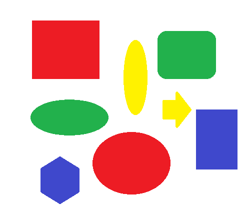
%> input picture Matlab/Objects.bmp, 244 x 215 px
$ octave lab2.m   (GNU Octave 9; MATLAB toolbox functions it lacks are replaced by stand-ins)
%> lines starting %> are read from the running program, lines starting %| are printed output that depends on the picture
### Matlab/toGrayscale.m
function [output] = toGrayscale(image)

im_size=size(image);

% output=zeros(im_size(1),im_size(2),'uint8');

% image=double(image);

output=image(:,:,1)*0.3+image(:,:,2)*0.59+image(:,:,3)*0.11;

end

### Matlab/kmeans_Q.m
function [Q] = kmeans_Q(Cluster,Centers,grayscale)
[row,col]=size(grayscale);
img=reshape(grayscale,row*col,1);
numerator=0;
for i=1:length(Centers)
    numerator=numerator+1/histc(Cluster,i)*sum((grayscale(Cluster==i)-Centers(i)).^2);
end
numerator=double(numerator)/double(length(Centers));
denominator=0;
for i=1:length(Centers)-1
    for j=i+1:length(Centers)
        denominator=denominator+(Centers(j)-Centers(i)).^2;
    end
end
den=length(Centers)*(length(Centers)-1);
denominator=double(denominator)*2/double(den);
Q=numerator/denominator;
end

### Matlab/lab2.m
clc
clear all
close all

% [12 lines of commented-out code are left out]

image = imread("Objects.bmp");
%> image is the input picture: size 215x244x3 uint8; mean R, G, B 217.2, 199.8, 192
grayscale=toGrayscale(image);
%> in toGrayscale, `output=image(:,:,1)*0.3+image(:,:,2)*0.59+image(:,:,3)*0.11;`:
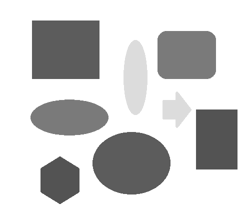
%> output: size 215x244 uint8; min 68, max 255, mean 204.1
% figure,imshow(grayscale);
[row,col]=size(grayscale);
%> row = 215; col = 244

% Part 3
minQ=10000000;
k=0;
ks=[0 0 0 0 0 0 0 0 0];
for i=2:10
    [Cluster,Centers] = kmeans(reshape(double(grayscale),row*col,1),i);
    Q=kmeans_Q(Cluster,Centers,grayscale);
    ks(i)=Q;
    if Q<minQ
        minQ=Q;
        k=i;
    end
end
%> this loop made 9 passes
%> (Centers, Q, minQ) on passes 1, 2, 6, 7: ([252.5; 100.7], 0.00184, 0.00184), ([88.93; 252.7; 127.4], 0.000887, 0.000887), ([254.8; 92.22; 122.3; 75.18; 219.9; 175; 83.03], 0.000795, 0.000795), ([255; 92.22; 122.3; 219.9; 82.59; 170.9; 190.7; 243.7], 0.000515, 0.000515)
%> (Q, minQ) on pass 8: (0.000462, 0.000462)
%> after the loop, k = 9; ks = [0 0.00184 0.000887 0.00172 0.00132 0.00113 0.000795 0.000515 0.000462 0.000597]
plot(ks);
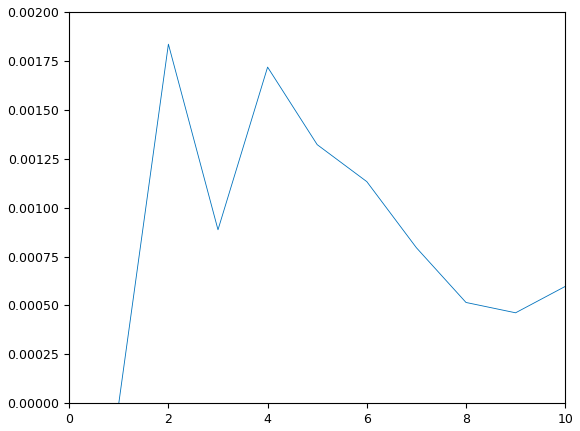
%> figure redrawn from the program's plot data; curve peaks at x = 2, y = 0.00184
k
%> k = 9
